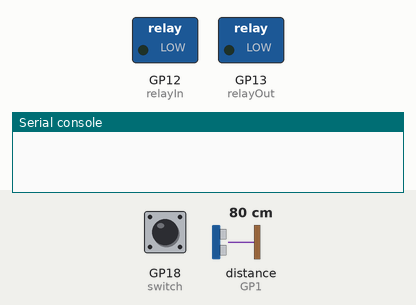
This program was run on a simulated Raspberry Pi Pico running MicroPython. On the bench: switched loads named in the program (green lamp = pin HIGH), the last lines printed to the serial console. The test bench sets the inputs (shaded band); at power-on: GP18 (switch) HIGH, distance to the obstacle (sensor on GP1) 80 cm. The echo pulse lasts 58.3 µs per cm; pins used as bus, display or sensor lines are not drawn.

Above: at 1.2 s.
1.3 s: GP18 (switch) pulled LOW for 0.15 s
At 2.3 s:
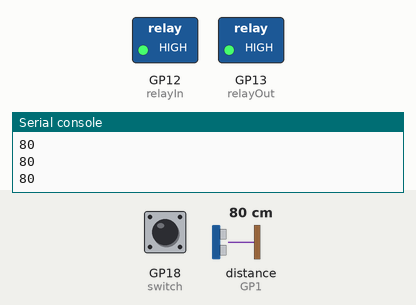
Timing chart, 0 to 4.3 s (numbered marks = the images above; inputs shaded):
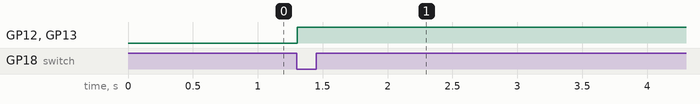

The program:

main.py
```python
from machine import Pin
import utime

trig = Pin(0, Pin.OUT, value=0)
echo = Pin(1, Pin.IN)
relayIn = Pin(12, Pin.OUT, value=0)
relayOut = Pin(13, Pin.OUT, value=0)
switch = Pin(18, Pin.IN, Pin.PULL_UP)

D = 320
h = 0

def ultrason():
    global h
    t = 0
    distance = 0
    Toff = 0
    Ton = 0

    trig.on()
    utime.sleep_us(10)
    trig.off()

    while echo.value() == 0:
        Toff = utime.ticks_us()

    while echo.value() == 1:
        Ton = utime.ticks_us()

    t = (Ton - Toff) / 2
    distance = int(t * 0.034)

    h = 320 - distance
    hpercent = int(h * (100 / 300))

    print(hpercent)

    if 210 < h < 270:
        relayIn.on()
        relayOut.on()
    elif h < 210:
        relayIn.on()
        relayOut.off()
    else:
        relayIn.off()
        relayOut.on()

while True:
    if switch.value() == 0:
        ultrason()
        utime.sleep_us(100)
    else:
        pass
```

Measured:
- after the input at 1.3 s, GP12 (relayIn), GP13 (relayOut): LOW → HIGH at once
